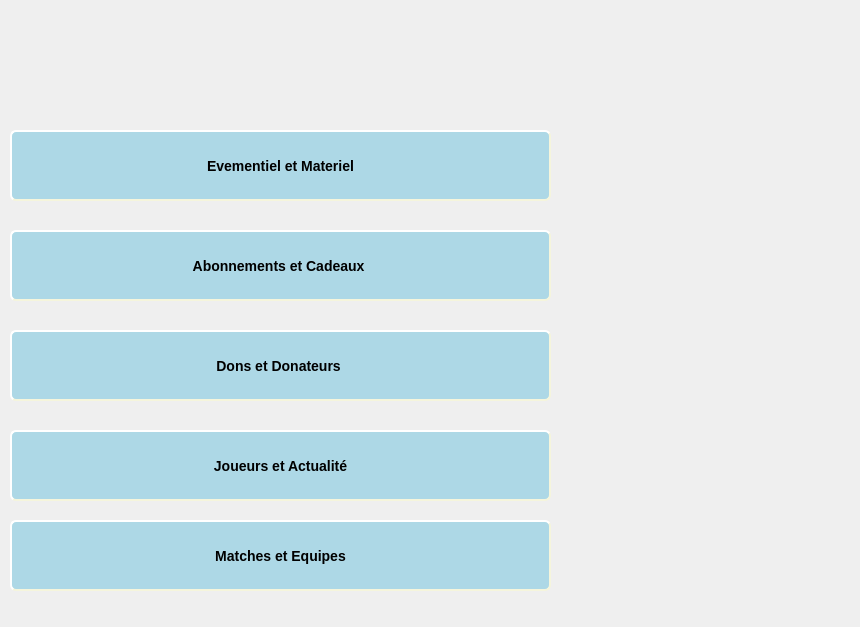
<?xml version="1.0" encoding="UTF-8"?>
<ui version="4.0">
 <class>fonctionanalite</class>
 <widget class="QDialog" name="fonctionanalite">
  <property name="geometry">
   <rect>
    <x>0</x>
    <y>0</y>
    <width>860</width>
    <height>627</height>
   </rect>
  </property>
  <property name="windowTitle">
   <string>Dialog</string>
  </property>
  <widget class="QPushButton" name="pushButton_2">
   <property name="geometry">
    <rect>
     <x>10</x>
     <y>230</y>
     <width>541</width>
     <height>71</height>
    </rect>
   </property>
   <property name="styleSheet">
    <string notr="true">QPushButton#pushButton_2

 {
    background-color: lightblue;
    border-style: outset;
    border-width: 2px;
    border-radius: 6px;
    border-color: beige;
    font: bold 14px;
    min-width: 4em;
    padding: 6px;
}</string>
   </property>
   <property name="text">
    <string>Abonnements et Cadeaux </string>
   </property>
  </widget>
  <widget class="QPushButton" name="pushButton_5">
   <property name="geometry">
    <rect>
     <x>10</x>
     <y>520</y>
     <width>541</width>
     <height>71</height>
    </rect>
   </property>
   <property name="styleSheet">
    <string notr="true">QPushButton#pushButton_5
 {
    background-color: lightblue;
    border-style: outset;
    border-width: 2px;
    border-radius: 6px;
    border-color: beige;
    font: bold 14px;
    min-width: 4em;
    padding: 6px;
}</string>
   </property>
   <property name="text">
    <string>Matches et Equipes</string>
   </property>
  </widget>
  <widget class="QLabel" name="topLevelLabel">
   <property name="geometry">
    <rect>
     <x>560</x>
     <y>330</y>
     <width>301</width>
     <height>281</height>
    </rect>
   </property>
   <property name="acceptDrops">
    <bool>true</bool>
   </property>
   <property name="frameShape">
    <enum>QFrame::NoFrame</enum>
   </property>
   <property name="frameShadow">
    <enum>QFrame::Plain</enum>
   </property>
   <property name="text">
    <string notr="true"/>
   </property>
   <property name="pixmap">
    <pixmap>../../logo.png</pixmap>
   </property>
   <property name="scaledContents">
    <bool>true</bool>
   </property>
   <property name="wordWrap">
    <bool>false</bool>
   </property>
  </widget>
  <widget class="QPushButton" name="pushButton">
   <property name="geometry">
    <rect>
     <x>10</x>
     <y>130</y>
     <width>541</width>
     <height>71</height>
    </rect>
   </property>
   <property name="styleSheet">
    <string notr="true">QPushButton#pushButton {
    background-color: lightblue;
    border-style: outset;
    border-width: 2px;
    border-radius: 6px;
    border-color: beige;
    font: bold 14px;
    min-width: 4em;
    padding: 6px;
}</string>
   </property>
   <property name="text">
    <string>Evementiel et Materiel</string>
   </property>
  </widget>
  <widget class="QPushButton" name="pushButton_4">
   <property name="geometry">
    <rect>
     <x>10</x>
     <y>430</y>
     <width>541</width>
     <height>71</height>
    </rect>
   </property>
   <property name="styleSheet">
    <string notr="true">QPushButton#pushButton_4

 {
    background-color: lightblue;
    border-style: outset;
    border-width: 2px;
    border-radius: 6px;
    border-color: beige;
    font: bold 14px;
    min-width: 4em;
    padding: 6px;
}</string>
   </property>
   <property name="text">
    <string>Joueurs et Actualité</string>
   </property>
  </widget>
  <widget class="QPushButton" name="pushButton_3">
   <property name="geometry">
    <rect>
     <x>10</x>
     <y>330</y>
     <width>541</width>
     <height>71</height>
    </rect>
   </property>
   <property name="styleSheet">
    <string notr="true">QPushButton#pushButton_3
 {
    background-color: lightblue;
    border-style: outset;
    border-width: 2px;
    border-radius: 6px;
    border-color: beige;
    font: bold 14px;
    min-width: 4em;
    padding: 6px;
}</string>
   </property>
   <property name="text">
    <string>Dons et Donateurs </string>
   </property>
  </widget>
 </widget>
 <resources/>
 <connections/>
</ui>
